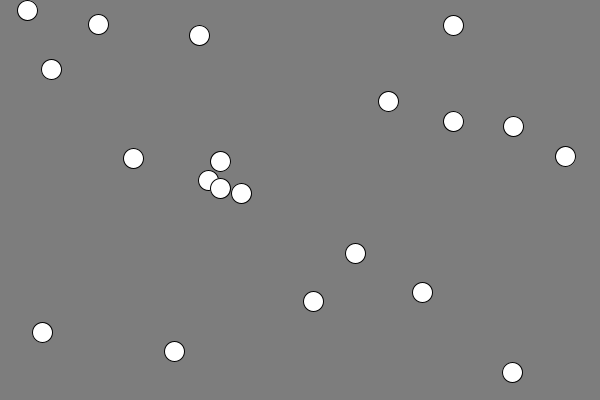
Frame 1 (no input)
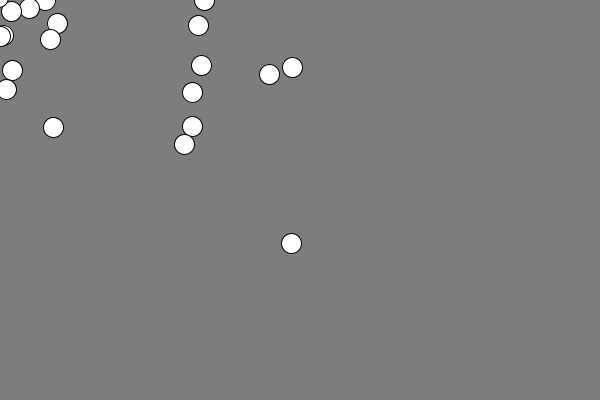
Frame 60 (the mouse pressed at the canvas centre just before this capture)
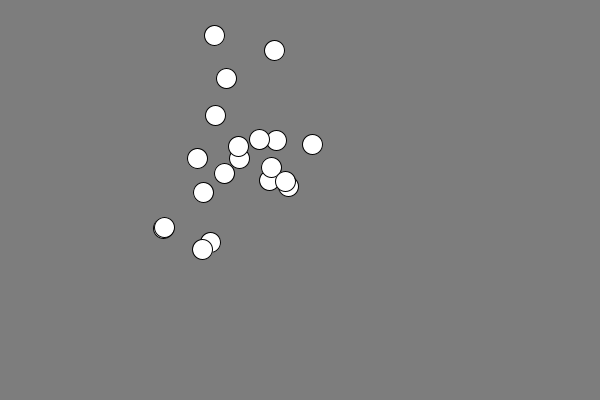
Frame 120 (the mouse held since frame 60 and released just before this capture)

The Processing sketch that drew these frames (run headless with seeded random() and noise(); from frame 60 on, the mouse is pressed at the canvas centre):

// Processing sketch: Es_2_5
// ── Es_2_5.pde
Particle p[] = new Particle[20];

void setup() {
  size(600,400);  // sets window size 600x400 pixel
  pixelDensity(displayDensity());  // if display is retina/hiDPI, use it
  
  //creazione particelle
  for(int i=0; i<p.length; i++){
  p[i] = new Particle( (int)random(width), (int)random(height), random(-2, 2), random(-2, 2));
  }
  
}


void draw() {
  background(125);
  
  for(int j=0; j<p.length; j++){
  p[j].Update();
  p[j].Display();
  }
  
}
// ── Particle.pde
class Particle {
  
 PVector position; // PVector is the Processing class for 2/3 dimensional vectors
 PVector vel; //velocità della particella
 PVector acc; //accelerazione della particella 
 int maxVel; //rappresenta la velocità massima della particella
 
 
 Particle( float xpos, float ypos, float xvel, float yvel ){
   position = new PVector( xpos, ypos); 
   vel = new  PVector(xvel, yvel);
   acc = new PVector(1, 1);
   maxVel = 5;
 }
 
 public void Update() {
   
   //imposto l'accelerazione come la differenza tra la posizione del mouse 
   //e della particella
   setAcc(); 
   
   vel.add(acc);
   position.add(vel);
   vel.limit(maxVel); //limito al velocità
    
   //gestione del rimbalzo
   Bounce();
 }
 
 public void setAcc(){
   //sottrazione tra posizione particella e mouse 
   PVector mousePos = new PVector(mouseX, mouseY);
   acc = PVector.sub(mousePos, position);
   acc.limit(0.2);
 }
 
 public void Bounce(){
   //RIMBALZO se arrivo sui bordi inverto la componente
   if( (position.x >= width) || (position.x <= 0) ){ 
     vel.x *= -1;
   }else if( (position.y >= height) || (position.y <= 0) ){ 
     vel.y *= -1;
   }
 }
 
 
 public void Display() {
    ellipse(position.x, position.y, 20, 20);
  
 }
}
